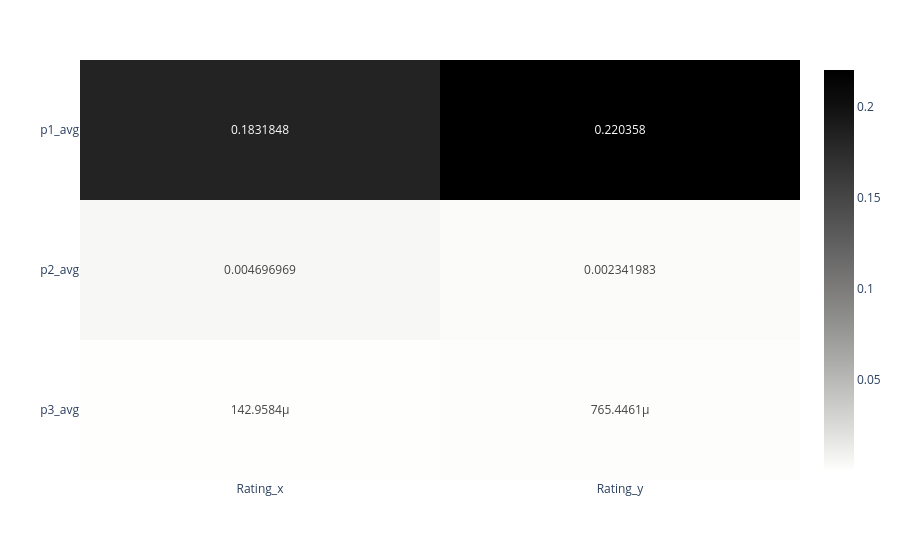

Write notebook code for a chart like this one.
### Code cell
fig_p

### Figure 1 — Plotly figure (JSON) as saved in the notebook; plotly's stock layout.template omitted (floating-point values rounded to 4 significant figures)
{"data": [{"coloraxis": "coloraxis", "hovertemplate": "x: %{x}<br>y: %{y}<br>color: %{z}<extra></extra>", "name": "0", "texttemplate": "%{z}", "type": "heatmap", "x": ["Rating_x", "Rating_y"], "xaxis": "x", "y": ["p1_avg", "p2_avg", "p3_avg"], "yaxis": "y", "z": [[0.1832, 0.2204], [0.004697, 0.002342], [0.000143, 0.0007654]]}], "layout": {"coloraxis": {"colorscale": [[0, "rgb(254, 254, 253)"], [0.09091, "rgb(224, 224, 223)"], [0.1818, "rgb(197, 197, 195)"], [0.2727, "rgb(171, 171, 170)"], [0.3636, "rgb(146, 146, 145)"], [0.4545, "rgb(124, 123, 122)"], [0.5455, "rgb(102, 101, 101)"], [0.6364, "rgb(81, 80, 80)"], [0.7273, "rgb(59, 59, 59)"], [0.8182, "rgb(38, 38, 38)"], [0.9091, "rgb(16, 16, 16)"], [1, "rgb(0, 0, 0)"]]}, "margin": {"t": 60}, "xaxis": {"anchor": "y", "domain": [0, 1]}, "yaxis": {"anchor": "x", "autorange": "reversed", "domain": [0, 1]}}}
